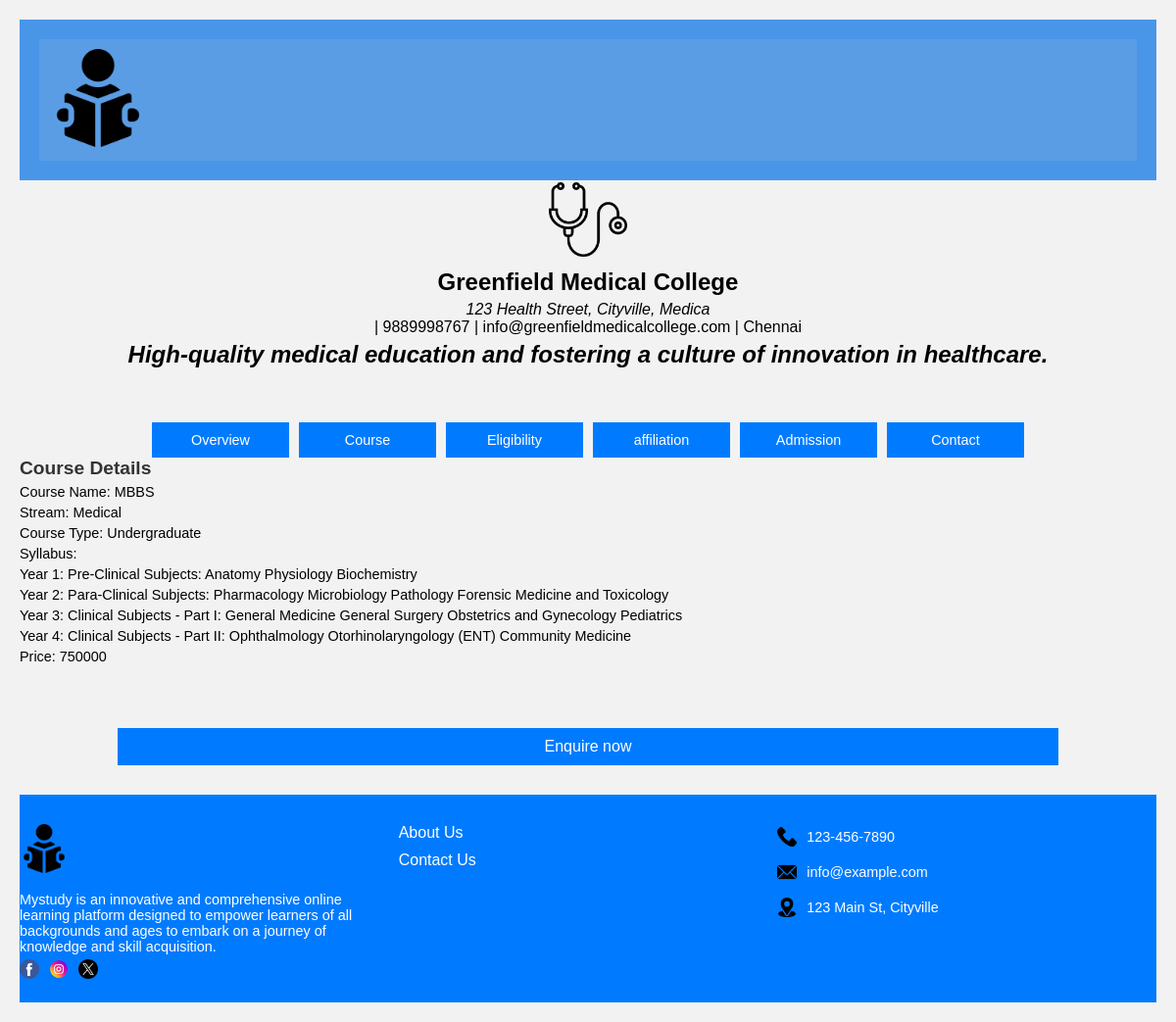
Page /college_details/1/1/ on the committed database.
### myapp/models.py (models this page shows, shortened)
class College(models.Model):
    name = models.CharField(max_length=200)
    description = RichTextField(max_length=300,blank=True, null=True)
    overview = RichTextField(max_length=900, default='course overview here')
    logo = models.ImageField(upload_to='college_logos/')
    address = RichTextField()
    phone = models.CharField(max_length=15)
    email = models.EmailField(default='example@gmail.com')
    location = models.ForeignKey(Location, on_delete=models.CASCADE)
    affiliation = RichTextField(max_length=500,default='Affiliation details here')
    admission=RichTextField(max_length=500, default='admission formalities here')
    is_featured = models.BooleanField(default=False)
    website=models.CharField(max_length=200,default='wwww.example.com')

class Location(models.Model):
    name = models.TextField(max_length=255)
    domain = models.CharField(max_length=255,unique= True)

class Course(models.Model):
    name = models.CharField(max_length=255)
    stream = models.ForeignKey(Stream, on_delete=models.CASCADE)
    course_type = models.ForeignKey(CourseType, on_delete=models.CASCADE)
    is_featured = models.BooleanField(default=False)

class Stream(models.Model):
    name = models.CharField(max_length=255)

class CourseType(models.Model):
    name = models.CharField(max_length=60)
    def __str__(self):
        return self.name

class CollegeCourse(models.Model):
    college = models.ForeignKey(College, on_delete=models.CASCADE)
    course = models.ForeignKey(Course, on_delete=models.CASCADE)
    price = models.IntegerField()
    eligibility = RichTextField(default='Eligibilty criteria')
    syllabus = RichTextField(default='Syllabus here')
    class Meta:
        unique_together = ['college', 'course']

### myapp/views.py (the view)
# urls.py: path('college_details/<int:college_id>/<int:selected_course_id>/',views.college_details,name='college_details'),
def college_details(request, college_id, selected_course_id):
    college = get_object_or_404(College, id=college_id)
    selected_course = None
    college_course_details = None
    course_type = None
    if selected_course_id:
        selected_course = get_object_or_404(Course, id=selected_course_id)
        college_course_details = get_object_or_404(CollegeCourse, college=college, course=selected_course)
        course_type = selected_course.course_type
    context = {
        'college': college,
        'selected_course': selected_course,
        'college_course_details': college_course_details,
        'course_type': course_type,
    }
    return render(request, 'college_details.html', context)

### templates/college_details.html (shortened to what this page needs)
{% extends 'base.html' %}
{% block content %}
<div class="container">
    <img src="{{ college.logo.url }}" alt="{{ college.name }} Logo" class="college-logo">
    <div class="college-details">
        <h2>{{ college.name }}</h2>
        <p>{{ college.address|safe }} | {{ college.phone }} | {{ college.email }} | {{ college.location.name }}</p>
        <p>{{ college.description|safe }}</p>
    </div>
</div>
<ul class="tabs">
    <li onclick="showTab('overview')">Overview</li>
    <li onclick="showTab('course')">Course</li>
    <li onclick="showTab('eligibility')">Eligibility</li>
    <li onclick="showTab('affiliation')">affiliation</li>
    <li onclick="showTab('admission')">Admission</li>
    <li onclick="showTab('contact')">Contact</li>
</ul>
<div id="courseTab" class="tab-content">
    {% if selected_course %}
        <h3>Course Details</h3>
        <p>Course Name: {{ selected_course.name }}</p>
        <p>Stream: {{ selected_course.stream.name }}</p>
        <p>Course Type: {{ course_type }}</p>
        {% if college_course_details %}
            <p>Syllabus: {{ college_course_details.syllabus|safe }}</p>
            <p>Price: {{ college_course_details.price }}</p>
        {% else %}
            <p>No College Course Details available for the selected course.</p>
        {% endif %}
    {% else %}
        <p>No Course selected.</p>
    {% endif %}
</div>
<a class="enquire-btn" href="{% url 'contact' college.id college_course_details.id %}">Enquire now</a>
{% endblock %}

### static/css/base-style.css (style rules this page uses)
body, h1, h2, h3, p, ul, li { margin: 0; padding: 0; }
body { font-family: 'Arial', sans-serif; background-color: #f2f2f2; }

### templates/college_details.html (style rules this page uses)
body { font-family: 'Arial', sans-serif; margin: 0; padding: 20px; background-color: #f2f2f2; }
div.container { display: flex; flex-direction: column; align-items: center; margin-bottom: 20px; }
img.college-logo { width: 80px; height: 80px; margin-bottom: 10px; }
div.college-details { text-align: center; margin-bottom: 15px; padding-bottom: 15px; }
h2 { margin: 0; font-size: 1.5em; }
p { margin: 5px 0; font-size: 0.9em; }
ul.tabs { list-style: none; padding: 0; margin: 0; display: flex; justify-content: center; }
li { padding: 10px; background-color: #007BFF; color: #fff; text-align: center; cursor: pointer; font-size: 0.9em; width: 120px; }
li + li { margin-left: 10px; }
.tab-content { display: none; padding-bottom: 40px; }
.tab-content h3 { color: #333; font-size: 1.2em; }
a.enquire-btn { display: block; padding: 10px; background-color: #007BFF; color: #fff; text-decoration: none; margin: 20px 100px; cursor: pointer; text-align: center; font-size: 1em; }

### rows in the picture
College: logo (picture), name "Greenfield Medical College", address "123 Health Street, Cityville, Medica", phone "9889998767", email "info@greenfieldmedicalcollege.com", location.name "Chennai", description "High-quality medical education and fostering a culture of innovation in healthcare."
Course: name "MBBS", stream.name "Medical"
CourseType: name "Undergraduate"
CollegeCourse: syllabus "Year 1: Pre-Clinical Subjects: Anatomy Physiology Biochemistry Year 2: Para-Clinical Subjects: Pharmacology Microbiology Pathology Forensic Medicine and Toxicology Year 3: Clinical Subjects - Part I: General Medicine General Surgery Obstetrics and Gynecology Pediatrics Year 4: Clinical Subjects - Part II: Ophthalmology Otorhinolaryngology (ENT) Community Medicine", price "750000"
